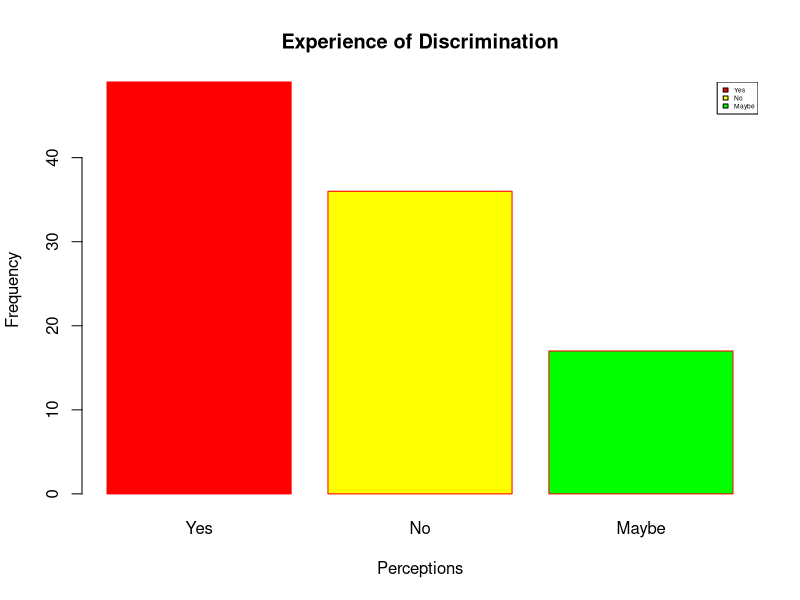

This chart was generated by the following R code:
h <- c(49, 36, 17)
m <- c("Yes", "No", "Maybe")

barplot(h, xlab = "Perceptions", ylab = "Frequency", main = "Experience of Discrimination",
        names.arg = m, border = "red", col = c('red', 'yellow', 'green'))
legend("topright", m, cex = 0.4, fill = c('red', 'yellow', 'green'))